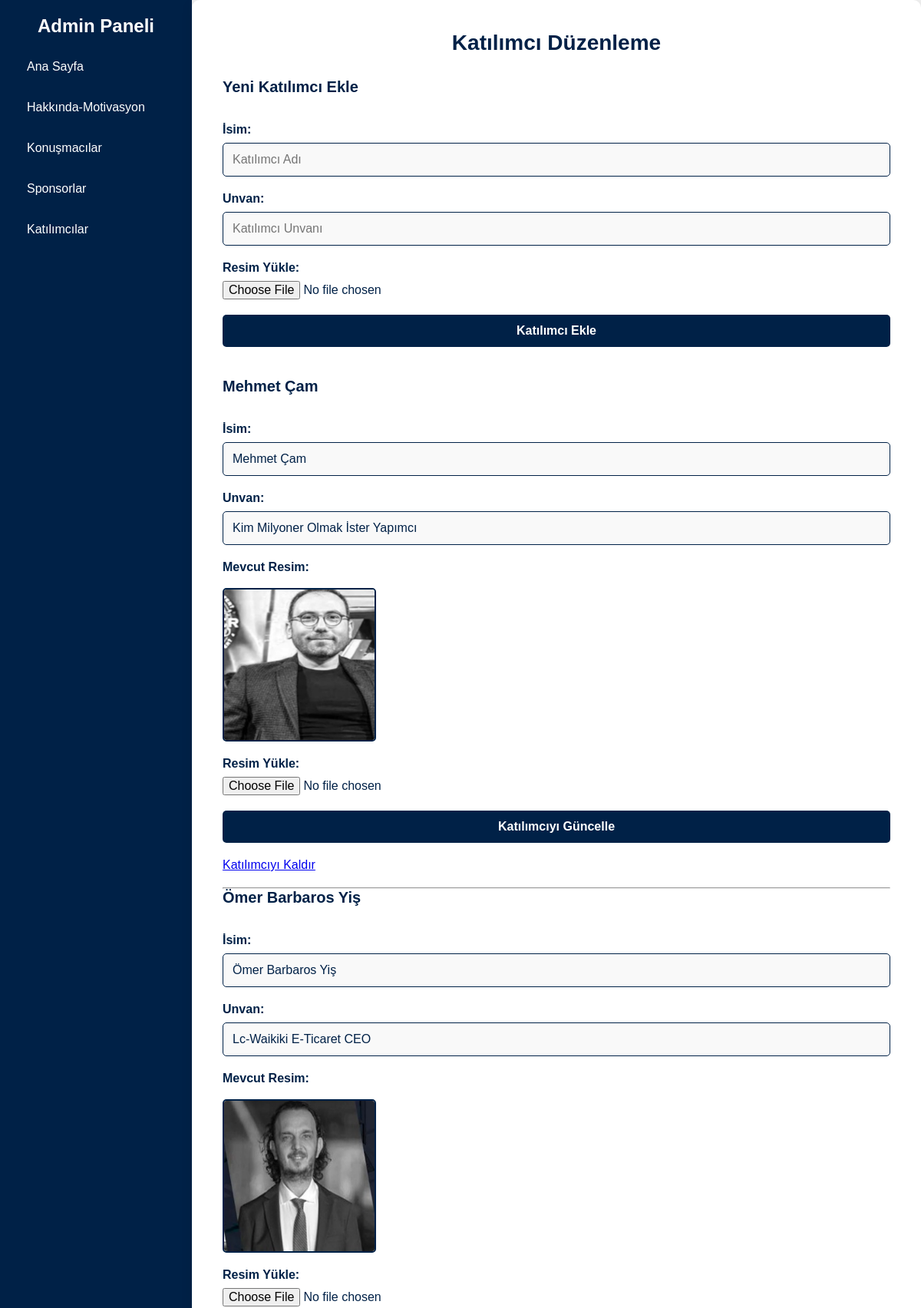
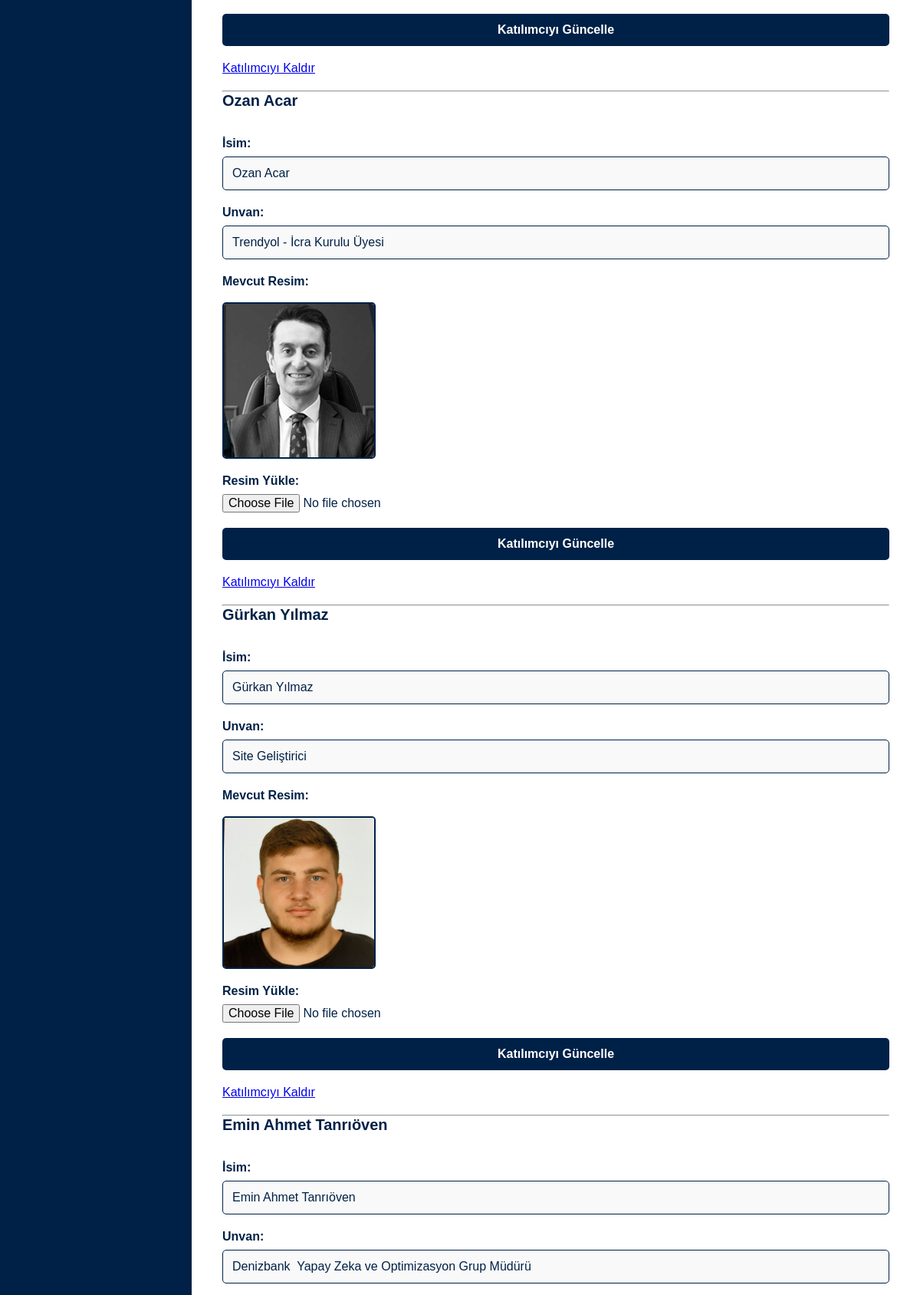
The app's page /admin/speakers/speakers.php (upper part) with its own data (2 pictures, top to bottom).
### tables this page shows
CREATE TABLE `katilimcilar` (
  `id` int(11) NOT NULL,
  `image_name` varchar(255) NOT NULL,
  `name` varchar(255) NOT NULL,
  `title` varchar(255) NOT NULL
);

### admin/speakers/speakers.php (the view, shortened to what this page needs)
<?php
require '../../config.php';
$query = "SELECT * FROM katilimcilar";
$result = $conn->query($query);
$participants = [];
while ($row = $result->fetch_assoc()) {
    $participants[] = $row;
}
?>
<!DOCTYPE html>
<html lang="tr">
<head>
    <link rel="stylesheet" href="style.css">
</head>
<body>
    <div class="sidebar">
        <h2>Admin Paneli</h2>
        <ul>
            <li><a href="../homedesign/homeup.php">Ana Sayfa</a></li>
            <li><a href="../textdesign/textdesign.php">Hakkında-Motivasyon</a></li>
            <li><a href="./speakers.php">Konuşmacılar</a></li>
            <li><a href="../partners/partners.php">Sponsorlar</a></li>
            <li><a href="../katilim/katilim.php">Katılımcılar</a></li>
        </ul>
    </div>
    <div class="content">
        <h1>Katılımcı Düzenleme</h1>
        <form action="speakers.php" method="POST" enctype="multipart/form-data" style="margin-bottom: 40px;">
            <h2>Yeni Katılımcı Ekle</h2>
            <div class="input-group">
                <label for="name">İsim:</label>
                <input type="text" id="name" name="name" placeholder="Katılımcı Adı" required>
            </div>
            <div class="input-group">
                <label for="title">Unvan:</label>
                <input type="text" id="title" name="title" placeholder="Katılımcı Unvanı" required>
            </div>
            <div class="input-group">
                <label for="image_file">Resim Yükle:</label>
                <input type="file" id="image_file" name="image_file" accept="image/*" required>
            </div>
            <button type="submit" name="add_participant" class="login-btn">Katılımcı Ekle</button>
        </form>
        <?php if (!empty($participants)): ?>
            <?php foreach ($participants as $participant): ?>
                <form action="speakers.php" method="POST" enctype="multipart/form-data" style="margin-bottom: 20px;">
                    <h2><?php echo $participant['name']; ?></h2>
                    <div class="input-group">
                        <label for="name_<?php echo $participant['id']; ?>">İsim:</label>
                        <input type="text" id="name_<?php echo $participant['id']; ?>" name="name" value="<?php echo $participant['name']; ?>" required>
                    </div>
                    <div class="input-group">
                        <label for="title_<?php echo $participant['id']; ?>">Unvan:</label>
                        <input type="text" id="title_<?php echo $participant['id']; ?>" name="title" value="<?php echo $participant['title']; ?>" required>
                    </div>
                    <div class="input-group">
                        <label>Mevcut Resim:</label>
                        <img src="../../home/katilimcilar/<?php echo $participant['image_name']; ?>" alt="<?php echo $participant['name']; ?>" width="200">
                    </div>
                    <div class="input-group">
                        <label for="image_file_<?php echo $participant['id']; ?>">Resim Yükle:</label>
                        <input type="file" id="image_file_<?php echo $participant['id']; ?>" name="image_file" accept="image/*">
                    </div>
                    <button type="submit" class="login-btn">Katılımcıyı Güncelle</button>
                    <a href="speakers.php?delete_id=<?php echo $participant['id']; ?>" class="delete-btn" onclick="return confirm('Bu katılımcıyı silmek istediğinizden emin misiniz?')">Katılımcıyı Kaldır</a>
                </form>
                <hr>
            <?php endforeach; ?>
        <?php else: ?>
            <p>Henüz katılımcı eklenmemiş.</p>
        <?php endif; ?>
    </div>
</body>
</html>

### admin/speakers/style.css (style rules this page uses)
* { margin: 0; padding: 0; box-sizing: border-box; font-family: Arial, sans-serif; }
body { display: flex; height: 100vh; overflow: hidden; background-color: #f0f0f0; }
.sidebar { width: 250px; background-color: rgb(0, 33, 71); color: white; padding: 20px; display: flex; flex-direction: column; align-items: center; }
.sidebar h2 { margin-bottom: 20px; text-align: center; color: white; }
.sidebar ul { list-style: none; width: 100%; }
.sidebar ul li { margin-bottom: 15px; position: relative; }
.sidebar ul li a { color: white; text-decoration: none; display: block; padding: 10px 15px; transition: background-color 0.3s, padding-left 0.3s; }
.content { flex: 1; padding: 40px; background-color: #fff; color: rgb(0, 33, 71); overflow-y: auto; border-radius: 10px; box-shadow: 0px 4px 15px rgba(0, 0, 0, 0.1); }
.content h1 { margin-bottom: 30px; color: rgb(0, 33, 71); font-size: 28px; font-weight: bold; text-align: center; }
.content form { display: flex; flex-direction: column; gap: 20px; }
.input-group { display: flex; flex-direction: column; }
.input-group label { font-size: 16px; font-weight: bold; margin-bottom: 8px; color: rgb(0, 33, 71); }
.input-group input[type="text"], .input-group textarea { padding: 12px; font-size: 16px; border: 1px solid rgb(0, 33, 71); border-radius: 5px; background-color: #f9f9f9; color: rgb(0, 33, 71); transition: border-color 0.3s; }
.input-group input[type="file"] { font-size: 16px; color: rgb(0, 33, 71); }
.login-btn { background-color: rgb(0, 33, 71); color: white; padding: 12px; font-size: 16px; font-weight: bold; border: none; border-radius: 5px; cursor: pointer; transition: background-color 0.3s; }
.content h2 { font-size: 20px; color: rgb(0, 33, 71); margin-bottom: 15px; font-weight: bold; }
img { max-width: 100%; height: auto; margin-top: 10px; border: 2px solid rgb(0, 33, 71); border-radius: 5px; }

### records on screen
katilimcilar: name "Mehmet Çam", title "Kim Milyoner Olmak İster Yapımcı", image_name (picture)
katilimcilar: name "Ömer Barbaros Yiş", title "Lc-Waikiki E-Ticaret CEO", image_name (picture)
katilimcilar: name "Ozan Acar", title "Trendyol - İcra Kurulu Üyesi", image_name (picture)
katilimcilar: name "Gürkan Yılmaz", title "Site Geliştirici", image_name (picture)
katilimcilar: name "Emin Ahmet Tanrıöven", title "Denizbank Yapay Zeka ve Optimizasyon Grup Müdürü"
